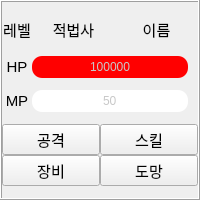
       <widget class="QFrame" name="frame_4">
        <property name="sizePolicy">
         <sizepolicy hsizetype="Expanding" vsizetype="Preferred">
          <horstretch>0</horstretch>
          <verstretch>0</verstretch>
         </sizepolicy>
        </property>
        <property name="minimumSize">
         <size>
          <width>180</width>
          <height>200</height>
         </size>
        </property>
        <property name="maximumSize">
         <size>
          <width>16777215</width>
          <height>200</height>
         </size>
        </property>
        <property name="frameShape">
         <enum>QFrame::Box</enum>
        </property>
        <property name="frameShadow">
         <enum>QFrame::Raised</enum>
        </property>
        <layout class="QGridLayout" name="gridLayout_9">
         <property name="leftMargin">
          <number>0</number>
         </property>
         <property name="topMargin">
          <number>0</number>
         </property>
         <property name="rightMargin">
          <number>0</number>
         </property>
         <property name="bottomMargin">
          <number>0</number>
         </property>
         <property name="spacing">
          <number>0</number>
         </property>
         <item row="1" column="0">
          <layout class="QHBoxLayout" name="horizontalLayout_12">
           <property name="spacing">
            <number>0</number>
           </property>
           <property name="rightMargin">
            <number>10</number>
           </property>
           <item>
            <widget class="QLabel" name="hp_4">
             <property name="sizePolicy">
              <sizepolicy hsizetype="Preferred" vsizetype="Preferred">
               <horstretch>0</horstretch>
               <verstretch>0</verstretch>
              </sizepolicy>
             </property>
             <property name="minimumSize">
              <size>
               <width>30</width>
               <height>0</height>
              </size>
             </property>
             <property name="font">
              <font>
               <pointsize>11</pointsize>
              </font>
             </property>
             <property name="text">
              <string>HP</string>
             </property>
             <property name="scaledContents">
              <bool>true</bool>
             </property>
             <property name="alignment">
              <set>Qt::AlignCenter</set>
             </property>
            </widget>
           </item>
           <item>
            <widget class="QProgressBar" name="hp_wizard_red">
             <property name="styleSheet">
              <string notr="true">QProgressBar{
  background-color: rgb(255, 255, 255);
  color:rgb(200,200,200);
  border-style: none;
  border-bottom-right-radius: 10px;
  border-bottom-left-radius: 10px;
  border-top-right-radius: 10px;
  border-top-left-radius: 10px;
  text-align: center;}
QProgressBar::chunk{
 border-bottom-right-radius: 10px;
 border-bottom-left-radius: 10px;
 border-top-right-radius: 10px;
 border-top-left-radius: 10px;
 background-color: rgb(255, 0, 0);
 }</string>
             </property>
             <property name="maximum">
              <number>999999999</number>
             </property>
             <property name="value">
              <number>12423423</number>
             </property>
             <property name="textDirection">
              <enum>QProgressBar::TopToBottom</enum>
             </property>
             <property name="format">
              <string>%v</string>
             </property>
            </widget>
           </item>
          </layout>
         </item>
         <item row="0" column="0">
          <layout class="QHBoxLayout" name="horizontalLayout_13">
           <property name="spacing">
            <number>0</number>
           </property>
           <item>
            <widget class="QLabel" name="lv_wizard_red">
             <property name="minimumSize">
              <size>
               <width>30</width>
               <height>0</height>
              </size>
             </property>
             <property name="maximumSize">
              <size>
               <width>30</width>
               <height>30</height>
              </size>
             </property>
             <property name="font">
              <font>
               <pointsize>11</pointsize>
              </font>
             </property>
             <property name="text">
              <string>레벨</string>
             </property>
             <property name="alignment">
              <set>Qt::AlignCenter</set>
             </property>
            </widget>
           </item>
           <item>
            <widget class="QLabel" name="wizard_red">
             <property name="maximumSize">
              <size>
               <width>16777215</width>
               <height>30</height>
              </size>
             </property>
             <property name="font">
              <font>
               <pointsize>11</pointsize>
              </font>
             </property>
             <property name="text">
              <string>적법사</string>
             </property>
             <property name="alignment">
              <set>Qt::AlignCenter</set>
             </property>
            </widget>
           </item>
           <item>
            <widget class="QLabel" name="name_wizard_red">
             <property name="maximumSize">
              <size>
               <width>16777215</width>
               <height>30</height>
              </size>
             </property>
             <property name="font">
              <font>
               <pointsize>11</pointsize>
              </font>
             </property>
             <property name="text">
              <string>이름</string>
             </property>
             <property name="alignment">
              <set>Qt::AlignCenter</set>
             </property>
            </widget>
           </item>
          </layout>
         </item>
         <item row="3" column="0">
          <layout class="QGridLayout" name="gridLayout_10">
           <property name="spacing">
            <number>0</number>
           </property>
           <item row="0" column="1">
            <widget class="QPushButton" name="pb_skill_wizard_red">
             <property name="font">
              <font>
               <pointsize>11</pointsize>
              </font>
             </property>
             <property name="text">
              <string>스킬</string>
             </property>
            </widget>
           </item>
           <item row="0" column="0">
            <widget class="QPushButton" name="pb_atk_wizard_red">
             <property name="font">
              <font>
               <pointsize>11</pointsize>
              </font>
             </property>
             <property name="text">
              <string>공격</string>
             </property>
            </widget>
           </item>
           <item row="1" column="0">
            <widget class="QPushButton" name="pb_equip_wizard_red">
             <property name="font">
              <font>
               <pointsize>11</pointsize>
              </font>
             </property>
             <property name="text">
              <string>장비</string>
             </property>
            </widget>
           </item>
           <item row="1" column="1">
            <widget class="QPushButton" name="pb_run_wizard_red">
             <property name="font">
              <font>
               <pointsize>11</pointsize>
              </font>
             </property>
             <property name="text">
              <string>도망</string>
             </property>
            </widget>
           </item>
          </layout>
         </item>
         <item row="2" column="0">
          <layout class="QHBoxLayout" name="horizontalLayout_11">
           <property name="spacing">
            <number>0</number>
           </property>
           <property name="rightMargin">
            <number>10</number>
           </property>
           <item>
            <widget class="QLabel" name="mp_4">
             <property name="sizePolicy">
              <sizepolicy hsizetype="Preferred" vsizetype="Preferred">
               <horstretch>0</horstretch>
               <verstretch>0</verstretch>
              </sizepolicy>
             </property>
             <property name="minimumSize">
              <size>
               <width>30</width>
               <height>0</height>
              </size>
             </property>
             <property name="font">
              <font>
               <pointsize>11</pointsize>
              </font>
             </property>
             <property name="text">
              <string>MP</string>
             </property>
             <property name="scaledContents">
              <bool>true</bool>
             </property>
             <property name="alignment">
              <set>Qt::AlignCenter</set>
             </property>
            </widget>
           </item>
           <item>
            <widget class="QProgressBar" name="mp_wizard_red">
             <property name="styleSheet">
              <string notr="true">QProgressBar{
  background-color: rgb(255, 255, 255);
  color:rgb(200,200,200);
  border-style: none;
  border-bottom-right-radius: 10px;
  border-bottom-left-radius: 10px;
  border-top-right-radius: 10px;
  border-top-left-radius: 10px;
  text-align: center;}
QProgressBar::chunk{
 border-bottom-right-radius: 10px;
 border-bottom-left-radius: 10px;
 border-top-right-radius: 10px;
 border-top-left-radius: 10px;
background-color: rgb(0, 0, 255);
 }</string>
             </property>
             <property name="maximum">
              <number>999999999</number>
             </property>
             <property name="value">
              <number>50</number>
             </property>
             <property name="textDirection">
              <enum>QProgressBar::TopToBottom</enum>
             </property>
             <property name="format">
              <string>%v</string>
             </property>
            </widget>
           </item>
          </layout>
         </item>
        </layout>
       </widget>
